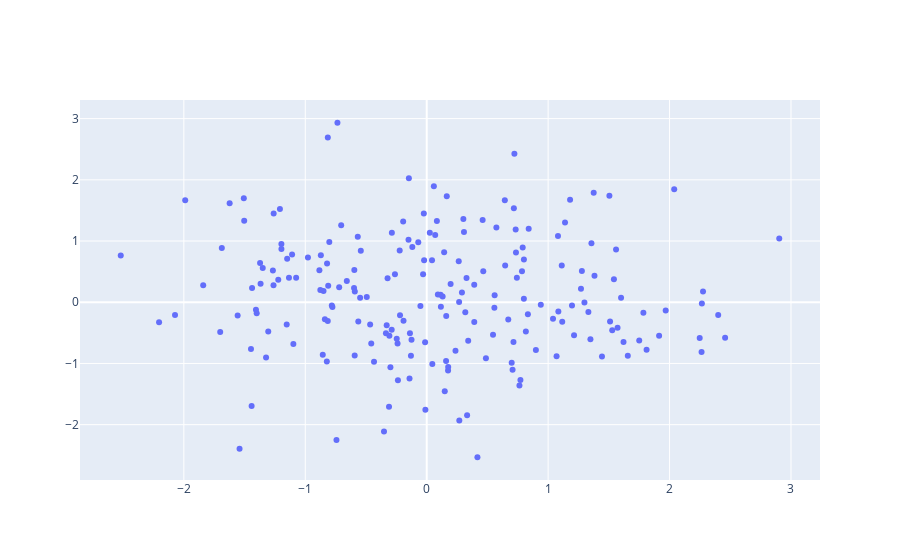

The cell this chart's notebook holds for it:
### Markdown cell above
#### Produce the plot using iplot
Hover over each point to view the X and Y coordinates of the point

### Code cell
offline.iplot(data)

### Figure 1 — Plotly figure (JSON) as saved in the notebook; plotly's stock layout.template omitted (floating-point values rounded to 4 significant figures; data arrays with more than 128 entries replaced by an {"elided": "..."} marker saying what was removed)
{"data": [{"mode": "markers", "type": "scatter", "x": {"elided": "200 float values"}, "y": {"elided": "200 float values"}}], "layout": {}}
